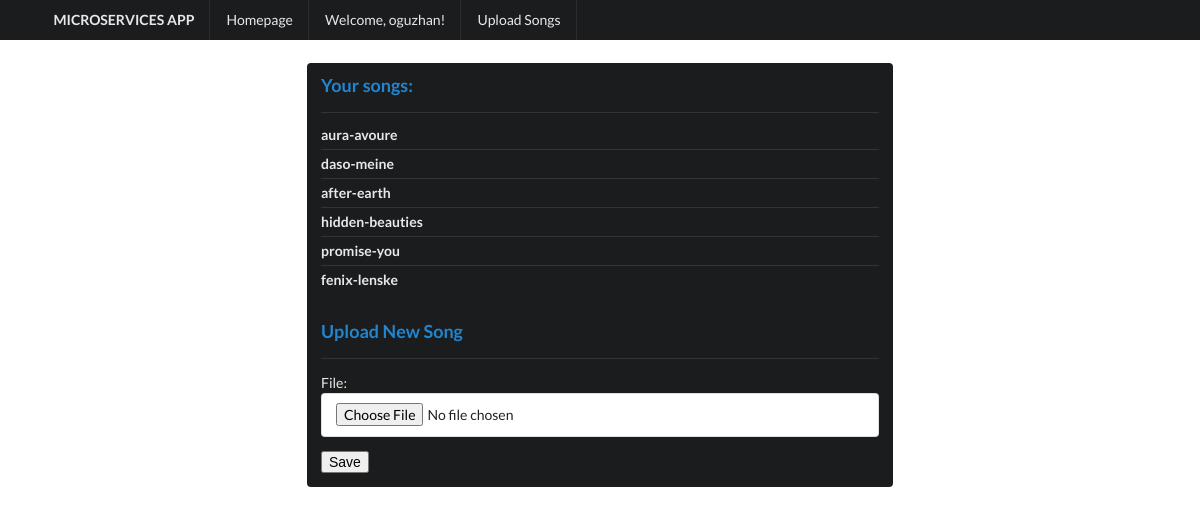
Before: /upload/ (signed in) with the older database file.
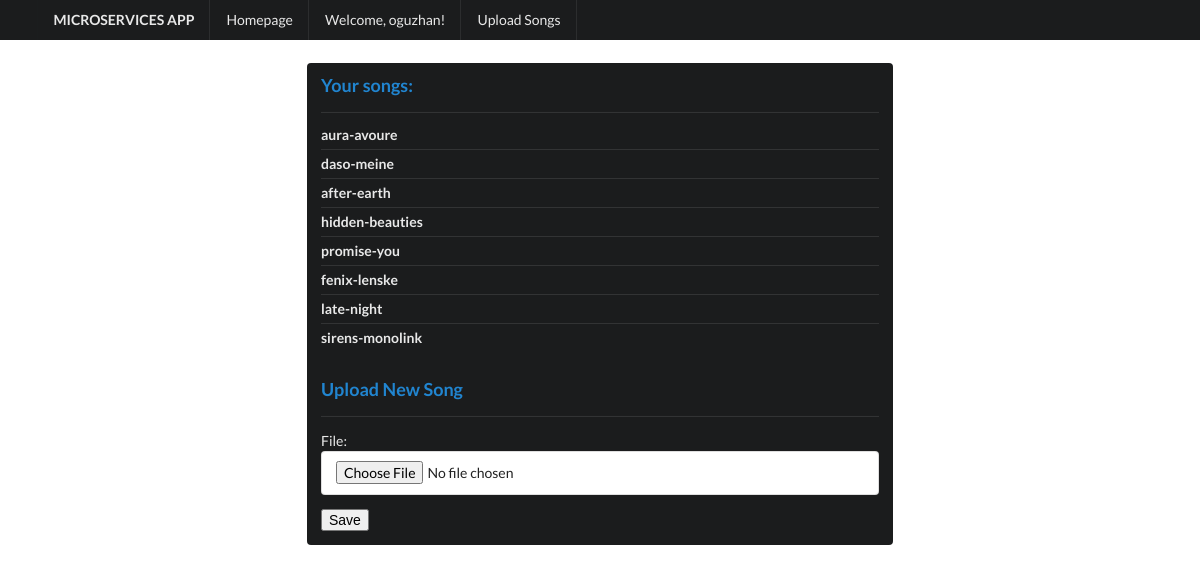
After: the same page with the newer database file.
### core/models.py (models this page shows)
class User(AbstractUser):
    class Meta:
        verbose_name = ('User')
        verbose_name_plural = ('Users')

class SongModel(models.Model):
    id = models.AutoField(primary_key=True)
    user = models.ForeignKey('core.User', on_delete=models.CASCADE)
    song_file = models.FileField(
        upload_to=upload_song_to, null=True, blank=True)
    song_title = models.CharField(max_length=300, null=True)
    bpm = models.IntegerField(null=True)
    key = models.CharField(max_length=2, null=True)
    key_scale = models.CharField(max_length=5, null=True)
    key_strength = models.FloatField(null=True)
    def __str__(self):
        return self.song_title or "song"

### core/views.py (the view, shortened to what this page needs)
# urls.py: path('upload/', SongUploadView.as_view(), name='song_upload'),
class SongUploadView(FormView):
    form_class = SongFileUploadForm
    template_name = 'core/song_upload.html'  # Replace with your template.
    success_url = '/'  # Replace with your URL or reverse().
    def get_context_data(self, **kwargs):
        data = super().get_context_data(**kwargs)
        annotated_songs = SongModel.objects.filter(user=self.request.user.id)
        data['annotated_songs'] = annotated_songs
        return data

### core/forms.py (shortened to what this page needs)
class SongFileUploadForm(forms.Form):
    file = forms.FileField(widget=forms.ClearableFileInput())  # for creating file input

### core/templates/core/song_upload.html (shortened to what this page needs)
{% extends 'core/base.html' %}
{% block content %}
<div class="ui grid" style="margin-top:10px">
  <div class="four wide column"></div>
  <div class="eight wide column">
  <div class="ui inverted segment">
<div class="ui blue header"> Your songs: </div>
<div class="ui divider"> </div>
  <div class="ui inverted relaxed divided list">
  {% for song in annotated_songs %}
        <div class="item">
        <div class="content">
            <div class="header">{{song}}</div>
        </div>
        </div>
    {% endfor %}
    <div class="ui blue header"> Upload New Song </div>
    <div class="ui divider"> </div>
</div>
<form  method="POST" class="ui  form" enctype="multipart/form-data">
    {{ form.as_p }}
    <button type="submit" class="save btn btn-default">Save</button>
</form>
  </div>
</div>
{% endblock %}

### core/templates/core/base.html (shortened to what this page needs)
<!DOCTYPE html>
<html lang="en">
<head>
    <link rel="stylesheet" href="https://cdnjs.cloudflare.com/ajax/libs/semantic-ui/2.4.1/semantic.min.css" />
</head>
<body>
<div class="ui fixed inverted menu">
    <div class="ui container">
      <a href="#" class="header item">
        MICROSERVICES APP
      </a>
        <a href="{% url "homepage" %}" class="item">Homepage</a>
      {% if user.is_authenticated %}
         <a href="#" class="item">Welcome, {{ user.get_username }}!</a>
         <a href="{% url "song_upload" %}" class="item">Upload Songs</a>
        {% else %}
        <a href="{% url "login" %}" class="item">Login</a>
        {% endif %}
    </div>
      </div>
{% block content %}
{% endblock %}
</body>
</html>

Changed rows visible on the page:
added SongModel: song_title "late-night"
added SongModel: song_title "sirens-monolink"
